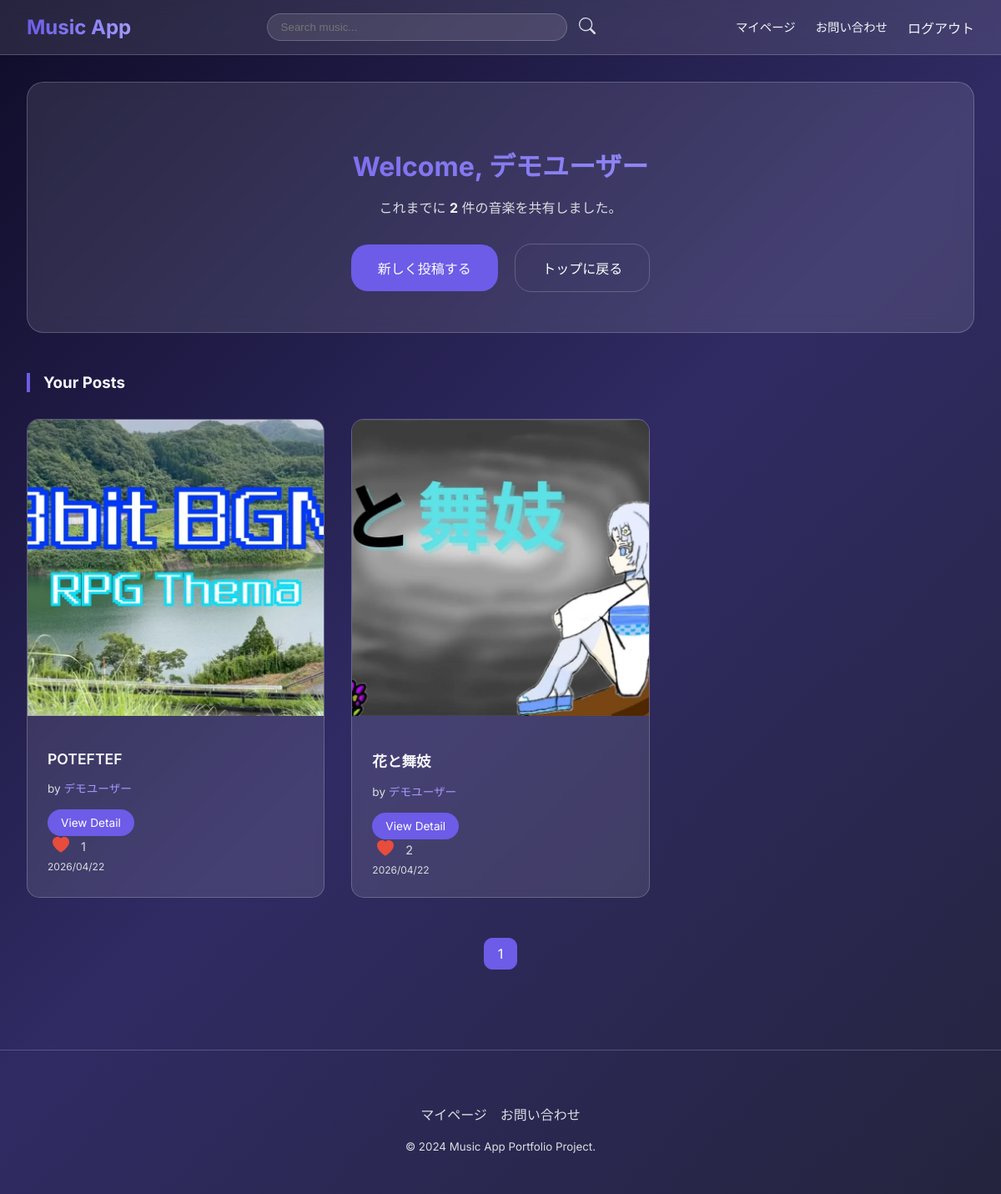
The app's page /mypage/ (signed in) with its own data.
### accounts/models.py (models this page shows)
class CustomUser(AbstractUser):
    pass

### musicapp/models.py (models this page shows, shortened)
class MusicPost(models.Model):
    user = models.ForeignKey(
        CustomUser,
        verbose_name='ユーザー',
        on_delete=models.CASCADE
    )
    title = models.CharField(
        verbose_name = 'タイトル',
        max_length = 200,
    )
    content = models.TextField(
        verbose_name = '本文',
    )
    image = models.ImageField(
        verbose_name='画像ファイル',
        upload_to='images/',  # 画像ファイルが保存されるディレクトリ
    )
    music_file = models.FileField(
        verbose_name='音楽ファイル',
        upload_to='music_files/',
    )
    posted_at = models.DateTimeField(
        verbose_name= '投稿日時',
        auto_now_add= True,
    )
    likes = models.ManyToManyField(
        CustomUser,
        verbose_name='いいね',
        related_name='liked_music',
        blank=True
    )
    def total_likes(self):
        return self.likes.count()

### musicapp/views.py (the view)
# urls.py: path('mypage/',views.MypageView.as_view(),name='mypage'),
class MypageView(ListView):
    template_name = 'mypage.html'
    paginate_by = 9
    def get_queryset(self):
        queryset = MusicPost.objects.filter(
            user=self.request.user).order_by('-posted_at')
        return queryset

### musicapp/templates/mypage.html (shortened to what this page needs)
{% extends "base.html" %}
{% load static %}
{% block contents %}
<div style="text-align: center; padding: 3rem 2rem; background: var(--glass-bg); border-radius: 20px; border: 1px solid var(--glass-border); backdrop-filter: blur(10px); margin-bottom: 3rem;">
    <h2 style="font-size: 2rem; font-weight: 700; margin-bottom: 0.5rem; background: linear-gradient(to right, #6c5ce7, #a29bfe); -webkit-background-clip: text; -webkit-text-fill-color: transparent;">
        Welcome, {{ user.username }}
    </h2>
    {% if page_obj.paginator.count == 0 %}
        <p style="color: var(--text-muted); margin-bottom: 2rem;">投稿はまだありません。</p>
    {% else %}
        <p style="color: var(--text-muted); margin-bottom: 2rem;">
            これまでに <strong style="color: var(--text-light);">{{ page_obj.paginator.count }}</strong> 件の音楽を共有しました。
        </p>
    {% endif %}
    <div>
        <a href="{% url 'musicapp:post' %}" class="btn-view" style="padding: 1rem 2rem; font-size: 1rem;">新しく投稿する</a>
        <a href="{% url 'musicapp:index' %}" class="btn-view" style="padding: 1rem 2rem; font-size: 1rem; background: transparent; border: 1px solid var(--glass-border); margin-left: 1rem;">トップに戻る</a>
    </div>
</div>
<h3 style="margin-bottom: 2rem; border-left: 4px solid var(--primary-color); padding-left: 1rem;">Your Posts</h3>
{% include "music_list.html" %}
{% include "pagination.html" %}
{% endblock %}

### musicapp/templates/base.html (shortened to what this page needs)
{% load static %}
<!DOCTYPE html>
<html lang="ja">
<head>
    <link rel="stylesheet" href="{% static 'css/style.css' %}">
</head>
<body>
    <header class="header">
        <div class="logo">
            <a href="{% url 'musicapp:index' %}" style="text-decoration: none; color: inherit;">Music App</a>
        </div>
        <div class="search-bar" style="flex-grow: 1; max-width: 400px; margin: 0 2rem;">
            <form action="{% url 'musicapp:index' %}" method="GET" style="display: flex; gap: 0.5rem;">
                <input type="text" name="search" placeholder="Search music..."
                       style="width: 100%; background: var(--glass-bg); border: 1px solid var(--glass-border); border-radius: 20px; padding: 0.5rem 1rem; color: white; outline: none;">
                <button type="submit" style="background: none; border: none; cursor: pointer; color: var(--text-muted);">
                    <svg xmlns="http://www.w3.org/2000/svg" width="20" height="20" fill="currentColor" viewBox="0 0 16 16">
                        <path d="M11.742 10.344a6.5 6.5 0 1 0-1.397 1.398h-.001c.03.04.062.078.098.115l3.85 3.85a1 1 0 0 0 1.415-1.414l-3.85-3.85a1.007 1.007 0 0 0-.115-.1zM12 6.5a5.5 5.5 0 1 1-11 0 5.5 5.5 0 0 1 11 0z"/>
                    </svg>
                </button>
            </form>
        </div>
        <nav class="nav_content">
            <ul class="list-unstyled">
                {% if user.is_authenticated %}
                    <li><a href="{% url 'musicapp:mypage' %}">マイページ</a></li>
                    <li><a href="{% url 'musicapp:contact' %}">お問い合わせ</a></li>
                    <li>
                        <form action="{% url 'accounts:logout' %}" method="post" style="display: inline;">
                            <button type="submit" style="background: none; border: none; color: inherit; padding: 0; cursor: pointer; font: inherit; text-decoration: none;">ログアウト</button>
                        </form>
                    </li>
                {% else %}
                    <li><a href="{% url 'accounts:signup' %}">サインアップ</a></li>
                    <li><a href="{% url 'accounts:login' %}">ログイン</a></li>
                {% endif %}
            </ul>
        </nav>
    </header>
    <main>
        {% block contents %}{% endblock %}
    </main>
    <footer>
        <div id="footer_nav">
            <ul style="list-style: none; padding: 0; display: flex; justify-content: center; gap: 1rem; margin-bottom: 1rem;">
                {% if user.is_authenticated %}
                    <li><a href="{% url 'musicapp:mypage' %}" style="color: var(--text-muted); text-decoration: none;">マイページ</a></li>
                    <li><a href="{% url 'musicapp:contact' %}" style="color: var(--text-muted); text-decoration: none;">お問い合わせ</a></li>
                {% endif %}
            </ul>
        </div>
        <small>&copy; 2024 Music App Portfolio Project.</small>
    </footer>
</body>
</html>

### musicapp/templates/music_list.html
{% load static %}
<div class="album-container">
    {% for record in page_obj %}
    <div class="music-card">
        <div class="card-image-wrapper">
            {% if record.image %}
                <img src="{{ record.image.url }}" alt="{{ record.title }}">
            {% else %}
                <div style="background: var(--glass-bg); display: flex; align-items: center; justify-content: center; height: 100%;">
                    <span style="color: var(--text-muted);">No Image</span>
                </div>
            {% endif %}
        </div>
        <div class="card-content">
            <h3 class="card-title">{{ record.title }}</h3>
            <p class="card-author">
                by <a href="{% url 'musicapp:user_list' user=record.user.id %}" style="color: var(--secondary-color); text-decoration: none;">{{ record.user.username }}</a>
            </p>
            <div class="d-flex justify-content-between align-items-center">
                <a href="{% url 'musicapp:photo_detail' record.pk %}" class="btn-view">View Detail</a>
                <div class="like-section" style="display: flex; align-items: center; gap: 0.5rem;">
                    <button class="like-btn" data-id="{{ record.pk }}" style="background: none; border: none; cursor: pointer; color: {% if user in record.likes.all %}#e74c3c{% else %}var(--text-muted){% endif %}; transition: transform 0.2s;">
                        <svg xmlns="http://www.w3.org/2000/svg" width="20" height="20" fill="currentColor" viewBox="0 0 16 16">
                            <path d="M8 1.314C12.438-3.248 23.534 4.735 8 15-7.534 4.736 3.562-3.248 8 1.314z"/>
                        </svg>
                    </button>
                    <span class="like-count" data-id="{{ record.pk }}" style="font-size: 0.9rem; color: var(--text-muted);">{{ record.total_likes }}</span>
                </div>
                <small style="color: var(--text-muted); font-size: 0.75rem;">{{ record.posted_at|date:"Y/m/d" }}</small>
            </div>
        </div>
    </div>
    {% endfor %}
</div>

### musicapp/templates/pagination.html (shortened to what this page needs)
<div style="display: flex; justify-content: center; margin-top: 3rem; gap: 0.5rem;">
    {% for num in page_obj.paginator.page_range %}
        {% if page_obj.number == num %}
        <span style="padding: 0.5rem 1rem; background: var(--primary-color); border: 1px solid var(--primary-color); border-radius: 10px; color: white;">
            {{ num }}
        </span>
        {% else %}
        <a href="?page={{ num }}{% if request.GET.search %}&search={{ request.GET.search }}{% endif %}"
           style="padding: 0.5rem 1rem; background: var(--glass-bg); border: 1px solid var(--glass-border); border-radius: 10px; color: var(--text-light); text-decoration: none; transition: 0.3s;">
           {{ num }}
        </a>
        {% endif %}
    {% endfor %}
</div>

### static/css/style.css (style rules this page uses)
:root { --primary-color: #6c5ce7; --secondary-color: #a29bfe; --bg-dark: #0f0c29; --bg-gradient: linear-gradient(135deg, #0f0c29, #302b63, #24243e); --glass-bg: rgba(255, 255, 255, 0.1); --glass-border: rgba(255, 255, 255, 0.2); --text-light: #f5f6fa; --text-muted: #dcdde1; }
* { box-sizing: border-box; }
body { margin: 0; font-family: 'Inter', -apple-system, BlinkMacSystemFont, "Segoe UI", Roboto, sans-serif; background: var(--bg-gradient); background-attachment: fixed; color: var(--text-light); min-height: 100vh; }
.header { background: var(--glass-bg); backdrop-filter: blur(10px); -webkit-backdrop-filter: blur(10px); border-bottom: 1px solid var(--glass-border); padding: 1rem 2rem; display: flex; justify-content: space-between; align-items: center; position: sticky; top: 0; z-index: 1000; }
.logo { font-size: 1.5rem; font-weight: 700; background: linear-gradient(to right, #6c5ce7, #a29bfe); -webkit-background-clip: text; -webkit-text-fill-color: transparent; }
.nav_content ul { list-style: none; margin: 0; padding: 0; display: flex; gap: 1.5rem; }
.nav_content a { color: var(--text-light); text-decoration: none; font-size: 0.9rem; transition: color 0.3s ease; }
main { padding: 2rem; max-width: 1200px; margin: 0 auto; }
.album-container { display: grid; grid-template-columns: repeat(auto-fill, minmax(280px, 1fr)); gap: 2rem; margin-top: 2rem; }
.music-card { background: var(--glass-bg); backdrop-filter: blur(5px); -webkit-backdrop-filter: blur(5px); border: 1px solid var(--glass-border); border-radius: 15px; overflow: hidden; transition: transform 0.3s ease, box-shadow 0.3s ease; }
.card-image-wrapper { position: relative; width: 100%; padding-top: 100%; }
.card-image-wrapper img { position: absolute; top: 0; left: 0; width: 100%; height: 100%; object-fit: cover; }
.card-content { padding: 1.5rem; }
.card-title { font-size: 1.1rem; font-weight: 600; margin-bottom: 0.5rem; }
.card-author { font-size: 0.85rem; color: var(--text-muted); margin-bottom: 1rem; }
.btn-view { display: inline-block; background: var(--primary-color); color: white; padding: 0.5rem 1rem; border-radius: 20px; text-decoration: none; font-size: 0.85rem; transition: background 0.3s ease; }
footer { padding: 3rem 2rem; text-align: center; border-top: 1px solid var(--glass-border); margin-top: 4rem; }
footer small { color: var(--text-muted); }

### records on screen
CustomUser: username "デモユーザー"
MusicPost: image (placeholder picture), title "POTEFTEF", user.username "デモユーザー", total_likes "1", posted_at "2026/04/22"
MusicPost: image (placeholder picture), title "花と舞妓", user.username "デモユーザー", total_likes "2", posted_at "2026/04/22"

### other values on screen
{{ page_obj.paginator.count }} "2"
{{ num }} "1"
